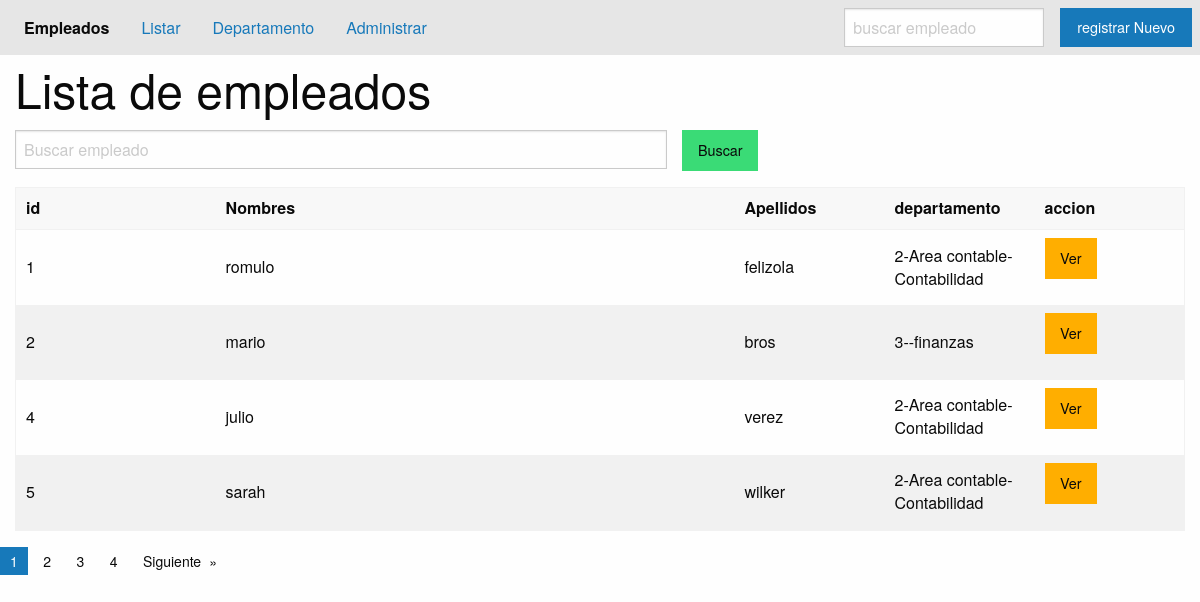
Page /listar-todo-empleado/ on the earlier database version.
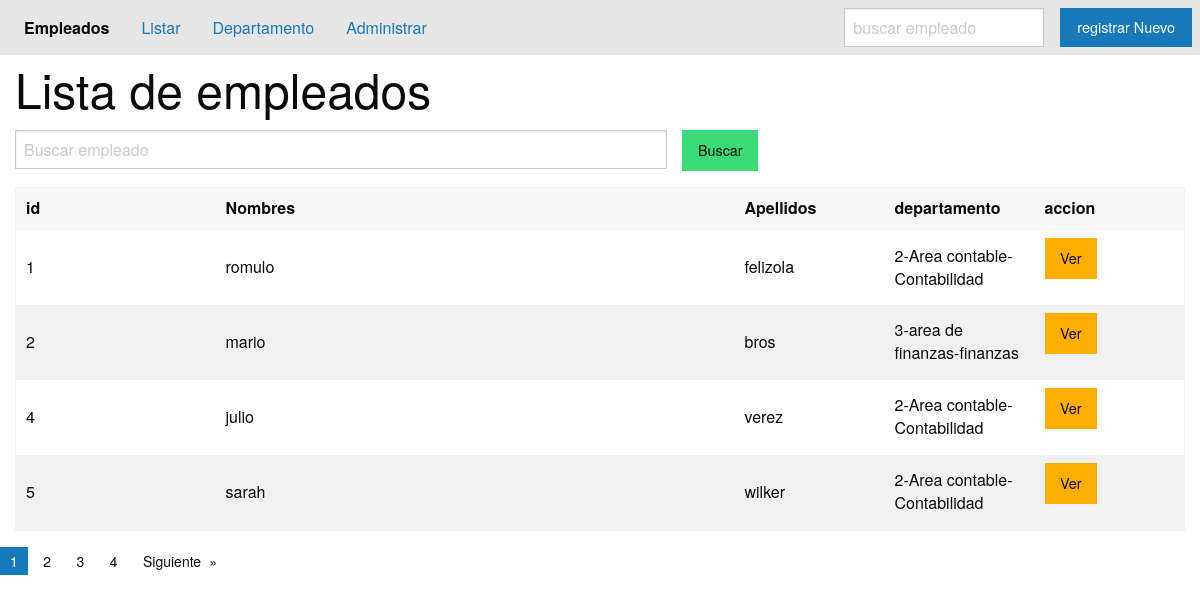
Same page on the later database version.
### applications/persona/models.py (models this page shows, shortened)
class Empleado(models.Model):
    JOB_CHOICES = (
        ('0','CONTADOR'),
        ('1','ADMINISTRADOR'),
        ('2','ECONOMISTA'),
        ('3','OTRO')
    )
    first_name = models.CharField('Nombres', max_length=60)
    last_name = models.CharField('Apellido', max_length=60)
    full_name = models.CharField('nombres completos', max_length=120, blank=True, null=True)
    job = models.CharField('trabajo', max_length=1, choices=JOB_CHOICES )
    departamento = models.ForeignKey(Departamento, on_delete=models.CASCADE)
    avatar = models.ImageField( upload_to='empleado',blank=True, null=True )
    habilidades = models.ManyToManyField(Habilidades)
    hoja_vida = RichTextField()
    class Meta():
        verbose_name = 'Empleados'
        verbose_name_plural = 'Empleados de la empresa'

### applications/departamento/models.py (models this page shows)
class Departamento(models.Model):
    name = models.CharField('Nombre', max_length=50)
    short_name = models.CharField('Nombre Corto', max_length=20, unique=True)
    anulate = models.BooleanField('Anulado', default=False )
    class Meta():
        verbose_name = 'Mi departamento'
        verbose_name_plural = 'Areas de la empresa'
        ordering = ['-name']
        unique_together = ('name','short_name')
    def __str__(self):
        return str(self.id) + '-' + self.name + '-' + self.short_name

### applications/persona/views.py (the view)
# urls.py: path('listar-todo-empleado/', views.ListAllEmpleados.as_view(), name="empleados_all"),
class ListAllEmpleados(ListView):
    template_name = 'persona/list_all.html'
    paginate_by = 4
    ordering = 'first_name'
    context_object_name = 'empleados'
    def get_queryset(self):
        palabra_clave = self.request.GET.get("kword", '')
        lista = Empleado.objects.filter(
            first_name__icontains=palabra_clave
        )
        return lista

### templates/persona/list_all.html (shortened to what this page needs)
{% extends 'base.html' %}
{% block content %}
{% include 'includes/header.html' %}
<div class="grid-container" >
    <div class="grid-x">
        <h1 class="cell">Lista de empleados</h1>
    <form class="cell grid-x grid-margin-x"  method="GET">{% csrf_token %}
            <div class="cell large-7">
                <input type="text" id="kword" name="kword" placeholder="Buscar empleado">
            </div>
            <div cell large-7>
                <button class="submit success button">Buscar</button>
            </div>
    </form>
            <div class="cell">
                <table>
                    <thead>
                      <tr>
                        <th width="200">id</th>
                        <th>Nombres</th>
                        <th width="150">Apellidos</th>
                        <th width="150">departamento</th>
                        <th width="150">accion</th>
                      </tr>
                    </thead>
                    <tbody>
                        {% for e in empleados %}
                      <tr>
                        <td>{{e.id}}</td>
                        <td>{{e.first_name}}</td>
                        <td>{{e.last_name}}</td>
                        <td>{{e.departamento}}</td>
                        <td><a class="button warning" href="{% url 'persona_app:empleado_detail' e.id %}">Ver</a></td>
                      </tr>
                      {% endfor %}
                    </tbody>
                  </table>
            </div>
        </div>
    </div>
    <div class="cell">
        {% if is_paginated %}
            <nav aria-label="Pagination">
                <ul class="pagination">
                    {% for pagina in paginator.page_range %}
                        {% if pagina == page_obj.number %}
                        <li class="current"><span class="show-for-sr">You're on page</span> {{pagina}}</li>
                        {% else %}
                        <li><a href="?page={{pagina}}" >{{ pagina }}</a></li>
                        {% endif %}
                    {% endfor %}
                    {% if page_obj.has_next %}
                <li class="pagination-next">
                    <a href="?page={{page_obj.next_page_number}}" >Siguiente</a>
                </li>
                    {% endif %}
                </ul>
            </nav>
        {% endif %}
    </div>
{% endblock content %}

Differences in the rows shown:
changed through a linked row, Empleado "mario": departamento "3--finanzas" → "3-area de finanzas-finanzas"
